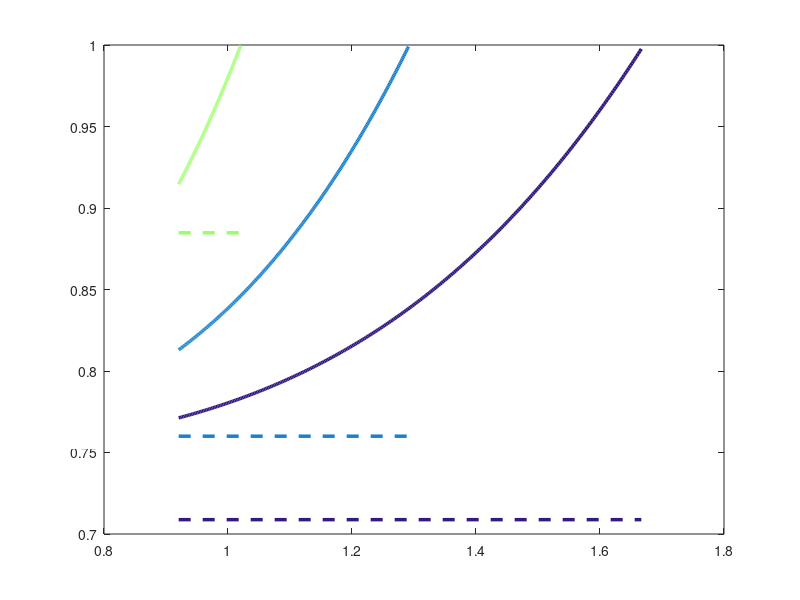

The MATLAB source for this figure: (Note: this script raises an error after producing the figure.)
clear
clc
%改变Bxy=0.3 0.6 0.9 for a partially polarized source
%Ax not = Ay
sigma_S=10; %the effective beamwidth
delta_xx=1;
%delta_yy=0.045;
delta_yy=delta_xx/1.2;
Ax=1;
Ay=Ax/2;
Bmax=2/(delta_xx/delta_yy+delta_yy/delta_xx);
Bxy=[0.3;
    0.5;
    0.8];
c=[0.2 0.1 0.5
    0.1 0.5 0.8
    0.6 1 0.4];
    %0.2 0.7 0.6
   % 0.8 0.7 0.3
%%
for i=1:3
  Bxy(i)=Bxy(i,:); 
min=((delta_xx^2+delta_yy^2)/2)^0.5;
max=((delta_xx*delta_yy)/Bxy(i))^0.5;
mmax=((delta_xx*delta_yy)/Bxy(1))^0.5+0.001;
N=300;

delta_xy=linspace(min,max,N);                                                           
Sintillation_focus=zeros(N);
Sintillation_focus_i=zeros(N);
Sintillation_in = zeros(N);
%delta_xy=min:0.0001:max;
%%
Sintillation_in=((Ax.^2).^2+2.*(Ax.*Ay.*Bxy(i)).^2+(Ay.^2).^2)./((Ax.^2+Ay^2).^2);
%%
omiga_xx=((1/(4*sigma_S^2))+(1/(delta_xx^2)))^(-0.5);
omiga_yy=((1/(4*sigma_S^2))+(1/(delta_yy^2)))^(-0.5);
omiga_xy=((1/(4.*sigma_S.^2))+(1./(delta_xy.^2))).^(-0.5);
%Sintillation_focus=((Ax.*omiga_xx).^4+2.*(Ax.^2.*Ay.^2.*Bxy(i).^2.*omiga_xy.^4)+(Ay.*omiga_yy).^4)./((Ax.^2.*omiga_xx.^2+Ay^2.*omiga_yy).^2);
P=( 1 -( 4.*(Ax^2.*Ay^2.*omiga_xx.^2.*omiga_yy.^2  - Ax.^2 .*Ay.^2 .*Bxy(i).^2 .*omiga_xy.^4  )./(Ax^2.*omiga_xx.^2 + Ay^2.*omiga_yy.^2 ) )   ).^0.5;
%Sintillation_focus=(1/2).*(1+P.^2);
Sintillation_focus=((Ax.*omiga_xx).^4+2.*(Ax.^2.*Ay.^2.*Bxy(i).^2.*omiga_xy.^4)+(Ay.*omiga_yy).^4)./((Ax.^2.*omiga_xx.^2+Ay.^2.*omiga_yy.^2).^2);
%%
plot(delta_xy,Sintillation_focus,'Linewidth',2.5,'color',c(i,:))
hold on

%%
 Ox=[min, max];
 Oy=[Sintillation_in, Sintillation_in];
 plot(Ox,Oy,'Linewidth',2.5,'LineStyle','--','color',c(i,:));

%Oz=[1,2];
%hold on
%p1.LineWidth = 1;
end
%%
ax = gca();
ax.YRuler.Exponent = 0; 
ax.YRuler.TickLabelFormat = '%.2f';

ax = gca();
ax.XRuler.Exponent = 0; 
ax.XRuler.TickLabelFormat = '%.2f';
%%

xlabel('\delta_{xy}','Fontsize',26,'Fontname','Times');
ylabel('\sigma^2','Fontsize',26,'Fontname','Times');
set(gca,'fontname','Times New Roman','FontSize',22);
set(gca,'fontname','Times New Roman','FontSize',22);
%%
%set(gca,'XTick',[min,0.033,0.036,0.039,0.042,0.045,mmax],'fontname','Times New Roman','FontSize',20);
%set(gca,'YTick',[0.50,0.60,0.70,0.80,0.90,1.00],'fontname','Times New Roman','FontSize',20);
xlim([min,mmax]),
%ylim([0.5,1])

%set(gca,'xTickLabel',num2str(get(gca,'XTick')'))
%set(gca,'yTickLabel',num2str(get(gca,'YTick')'))
%xtickformat('%.4f')

%ylim([0,1]);
%set(gca,'Linewidth',3,'Fontname','Times','Fontsize',17,'Fontweight','Bold','Ytick',[0,0.5,1],'Color','blue',);
title('\sigma^2 for a partially polarized source with A_{\itx}\neq A_{\ity}','fontname','Times New Roman','FontSize',20)
%title('For a partially polarized source with A_{\itx}=A_{\ity}','fontname','Times New Roman','FontSize',20)

%%
%hold on
legend('|\itB_{xy}|=0.3','','|\itB_{xy}|=0.5','','|\itB_{xy}|=0.8','')
